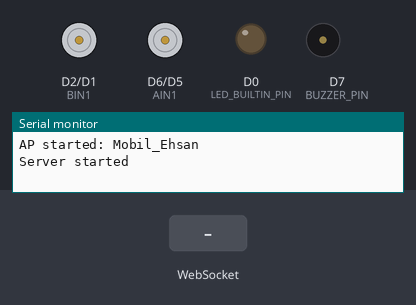
The sketch below on a simulated ESP8266 (NodeMCU). Parts: motor-driver pin pairs drawn as motors (green arrow = first pin HIGH = forward, orange = second pin HIGH = backward, longer = more drive), output pins drawn as LEDs (lit = HIGH), buzzer (waves = sounding, pin HIGH), the last lines printed to the serial monitor. The test bench sets the inputs (shaded band).

Above: at 1.2 s.
1.3 s: WebSocket text "RIGHT" received
At 2.5 s:
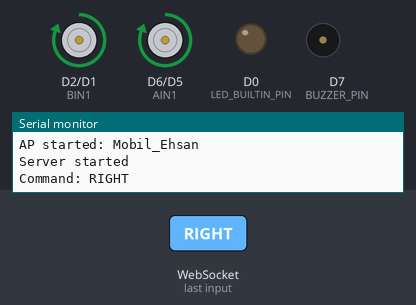
2.8 s: WebSocket text "LEFT" received
At 3.7 s:
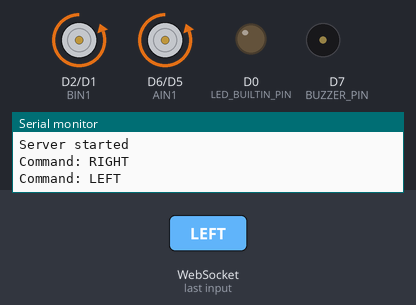
4.3 s: WebSocket text "BACK" received
At 4.9 s:
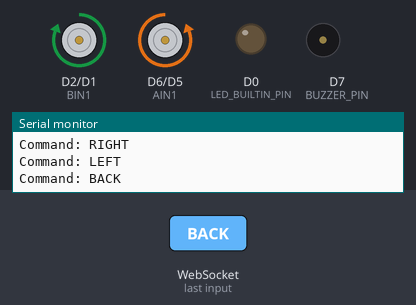
5.8 s: WebSocket text "FWD" received
At 7.0 s:
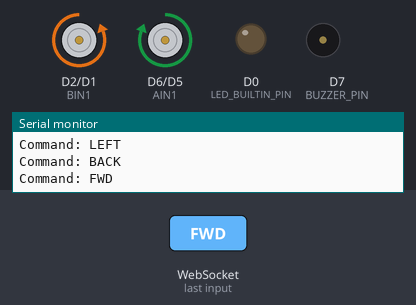
7.3 s: WebSocket text "LED_ON" received
At 8.3 s:
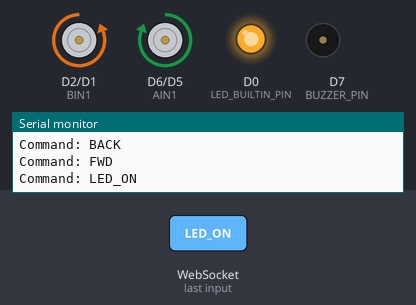
8.8 s: WebSocket text "STOP" received
At 9.5 s:
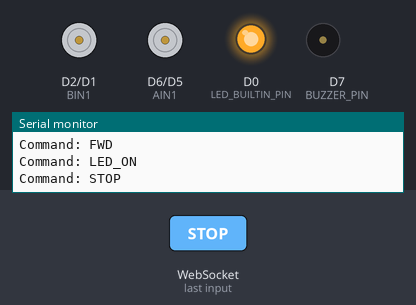
Timing chart, 0 to 11.3 s (numbered marks = the images above; inputs shaded):
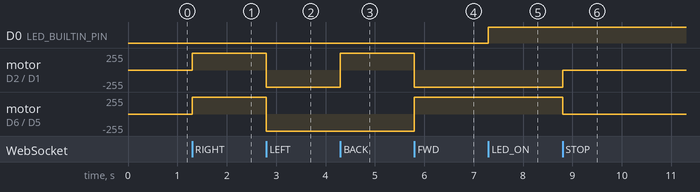

Measured:
- after the input at 1.3 s, motor on D2 (BIN1) / D1 (BIN2), motor on D6 (AIN1) / D5 (AIN2): stopped → forward 255/255 at once
- after the input at 2.8 s, motor on D2 (BIN1) / D1 (BIN2), motor on D6 (AIN1) / D5 (AIN2): forward 255/255 → backward 255/255 at once
- after the input at 4.3 s, motor on D2 (BIN1) / D1 (BIN2): backward 255/255 → forward 255/255 at once
- after the input at 5.8 s, motor on D2 (BIN1) / D1 (BIN2): forward 255/255 → backward 255/255 at once; motor on D6 (AIN1) / D5 (AIN2): backward 255/255 → forward 255/255 at once
- after the input at 7.3 s, D0 (LED_BUILTIN_PIN): LOW → HIGH at once
- after the input at 8.8 s, motor on D2 (BIN1) / D1 (BIN2): backward 255/255 → stopped at once; motor on D6 (AIN1) / D5 (AIN2): forward 255/255 → stopped at once

The sketch:

main.ino
```cpp
/* main */
#include <ESP8266WiFi.h>
#include <ESP8266WebServer.h>
#include <WebSocketsServer.h>

#include "motor_control.h"
#include "websocket_server.h"
#include "web_page.h"
#include "buzzer_control.h"

// AP credentials
const char* ssid = "Mobil_Ehsan";
const char* password = "12345678";

ESP8266WebServer server(80);
WebSocketsServer webSocket(81);

void setup() {
  Serial.begin(115200);

  // Pin setup motor & LED
  motorSetup();

  // Setup WiFi AP
  WiFi.softAP(ssid, password);
  Serial.println("AP started: " + String(ssid));

  // WebSocket
  webSocket.begin();
  initWebSocket(webSocket);

  // WebServer
  server.on("/", [](){ server.send(200, "text/html", htmlPage); });
  server.begin();
  Serial.println("Server started");
}

void loop() {
  webSocket.loop();
  server.handleClient();
  motorLoop(); // update motor setiap loop
  buzzerLoop();
}
```

buzzer_control.cpp
```cpp
#include <Arduino.h>
#include "buzzer_control.h"
#include "motor_control.h"

#define NOTE_C4  262
#define NOTE_CS4 277
#define NOTE_D4  294
#define NOTE_DS4 311
#define NOTE_E4  330
#define NOTE_F4  349
#define NOTE_FS4 370
#define NOTE_G4  392
#define NOTE_GS4 415
#define NOTE_A4  440
#define NOTE_AS4 466   // ← ini yang bikin error tadi
#define NOTE_B4  494
#define NOTE_C5  523
#define NOTE_CS5 554
#define NOTE_D5  587
#define NOTE_DS5 622
#define NOTE_E5  659
#define NOTE_F5  698
#define NOTE_FS5 740
#define NOTE_G5  784
#define NOTE_GS5 831
#define NOTE_A5  880
#define NOTE_AS5 932
#define NOTE_B5  988


// Lagu 1: Selamat Ulang Tahun (versi agak panjang)
int melody1[] = {
  NOTE_C4, NOTE_C4, NOTE_D4, NOTE_C4, NOTE_F4, NOTE_E4,
  NOTE_C4, NOTE_C4, NOTE_D4, NOTE_C4, NOTE_G4, NOTE_F4,
  NOTE_C4, NOTE_C4, NOTE_C5, NOTE_A4, NOTE_F4, NOTE_E4, NOTE_D4,
  NOTE_AS4, NOTE_AS4, NOTE_A4, NOTE_F4, NOTE_G4, NOTE_F4
};
int durasi1[] = {
  300,300,600,600,600,900,
  300,300,600,600,600,900,
  300,300,600,600,600,600,900,
  300,300,600,600,600,1200
};

// Lagu 2: Do Re Mi Fa Sol La Si Do (naik-turun)
int melody2[] = {
  NOTE_C4, NOTE_D4, NOTE_E4, NOTE_F4, NOTE_G4, NOTE_A4, NOTE_B4, NOTE_C5,
  NOTE_B4, NOTE_A4, NOTE_G4, NOTE_F4, NOTE_E4, NOTE_D4, NOTE_C4
};
int durasi2[] = {
  400,400,400,400,400,400,400,600,
  400,400,400,400,400,400,800
};

// Variabel global
int *currentMelody = nullptr;
int *currentDurasi = nullptr;
int currentLen = 0;
int currentIndex = 0;
unsigned long lastNoteTime = 0;
bool playing = false;

void buzzerPlay(int songID) {
  if (songID == 1) {
    currentMelody = melody1;
    currentDurasi = durasi1;
    currentLen = sizeof(melody1) / sizeof(int);
  } else if (songID == 2) {
    currentMelody = melody2;
    currentDurasi = durasi2;
    currentLen = sizeof(melody2) / sizeof(int);
  } else {
    currentMelody = nullptr;
    return;
  }

  currentIndex = 0;
  playing = true;
  lastNoteTime = 0;
}

void buzzerStop() {
  noTone(BUZZER_PIN);
  playing = false;
}

// Dipanggil terus di loop utama
void buzzerLoop() {
  if (!playing || currentMelody == nullptr) return;

  unsigned long now = millis();
  if (now - lastNoteTime >= (unsigned long)(currentDurasi[currentIndex] * 1.3)) {
    currentIndex++;
    if (currentIndex >= currentLen) {
      buzzerStop();
      return;
    }
    tone(BUZZER_PIN, currentMelody[currentIndex], currentDurasi[currentIndex]);
    lastNoteTime = now;
  }
}
/*void playMelody(int *melody, int *durasi, int len) {
  for (int i = 0; i < len; i++) {
    tone(BUZZER_PIN, melody[i], durasi[i]);
    delay(durasi[i] * 1.3); // jeda antar nada
  }
  noTone(BUZZER_PIN);
}

void buzzerPlay(int songID) {
  if (songID == 1) {
    int len1 = sizeof(melody1) / sizeof(int);
    playMelody(melody1, durasi1, len1);
  } else if (songID == 2) {
    int len2 = sizeof(melody2) / sizeof(int);
    playMelody(melody2, durasi2, len2);
  }
}

void buzzerStop() {
  noTone(BUZZER_PIN);
}*/
```

buzzer_control.h
```cpp
  #pragma once
  #include <Arduino.h>
  void buzzerPlay(int songID);
  void buzzerStop();
  void buzzerLoop();
```

motor_control.cpp
```cpp
/* motor_control.cpp */
#include <Arduino.h>
#include "motor_control.h"

String motorCmd = "STOP";
int motorSpeed = 512;

void motorSetup() {
  pinMode(LED_BUILTIN_PIN, OUTPUT);
  digitalWrite(LED_BUILTIN_PIN, LOW);
  pinMode(BUZZER_PIN, OUTPUT);
  digitalWrite(BUZZER_PIN, LOW);


  pinMode(AIN1, OUTPUT);
  pinMode(AIN2, OUTPUT);
  pinMode(BIN1, OUTPUT);
  pinMode(BIN2, OUTPUT);
}

void setMotorCmd(String cmd) {
  motorCmd = cmd;
}

void setMotorSpeed(int speed) {
  motorSpeed = constrain(speed, 0, PWM_MAX);
}

void motorLoop() {
  int pwmA = motorSpeed;
  int pwmB = motorSpeed;

  if (motorCmd == "RIGHT") {
    analogWrite(AIN1, pwmA); analogWrite(AIN2, 0);
    analogWrite(BIN1, pwmB); analogWrite(BIN2, 0);
  } else if (motorCmd == "LEFT") {
    analogWrite(AIN1, 0); analogWrite(AIN2, pwmA);
    analogWrite(BIN1, 0); analogWrite(BIN2, pwmB);
  } else if (motorCmd == "BACK") {
    analogWrite(AIN1, 0); analogWrite(AIN2, pwmA);
    analogWrite(BIN1, pwmB); analogWrite(BIN2, 0);
  } else if (motorCmd == "FWD") {
    analogWrite(AIN1, pwmA); analogWrite(AIN2, 0);
    analogWrite(BIN1, 0); analogWrite(BIN2, pwmB);
  } else if (motorCmd == "STOP") {
    analogWrite(AIN1, 0); analogWrite(AIN2, 0);
    analogWrite(BIN1, 0); analogWrite(BIN2, 0);
  }
}
```

motor_control.h
```cpp
/* motor_control.h */
#pragma once

#define AIN1 D6
#define AIN2 D5
#define BIN1 D2
#define BIN2 D1
#define LED_BUILTIN_PIN D0
#define BUZZER_PIN D7

#define PWM_MAX 1023

void motorSetup();
void motorLoop();
void setMotorCmd(String cmd);
void setMotorSpeed(int speed);
```

web_page.h
```cpp
/* web_page.h */
#pragma once
const char* htmlPage = R"rawliteral(
<!DOCTYPE html>
<html>
<head>
  <title>Mobilan Ehsan</title>
  <meta name="viewport" content="width=device-width, initial-scale=1.0, user-scalable=no">

  <style>
    body {
      font-family: Arial, sans-serif;
      margin: 0; padding: 0;
      background: #000; color: white;
      display: flex; justify-content: center; align-items: center;
      height: 100vh; overflow: hidden;
      flex-direction: column;
    }

    .page {
      display: none;
      width: 100%; height: 100%;
      text-align: center;
    }

    .active {
      display: flex;
      flex-direction: column;
      justify-content: center;
      align-items: center;
    }

    .footer {
      position: absolute;
      bottom: 8px;
      width: 100%;
      text-align: center;
      font-size: 0.8em;
      color: #aaa;
    }

    /* Back button */
    .backBtn {
      position: absolute;
      top: 10px; left: 10px;
      background: #444; color: white;
      border: none; border-radius: 8px;
      padding: 8px 14px; font-size: 1em;
    }

    /* Halaman Home */
    #home {
      background: url('https://picsum.photos/800/480?blur=3') no-repeat center center;
      background-size: cover; color: white;
    }

    #home h1 {
      font-size: 2em;
      margin-bottom: 20px;
      text-shadow: 0 0 5px black;
    }

    #status { margin: 10px; font-weight: bold; }

    #logo {
      width: 120px; height: auto;
      margin-bottom: 20px;
      filter: drop-shadow(0 0 4px #000);
    }

    /* Tombol umum */
    button {
      padding: 15px 25px;
      font-size: 1.2em;
      border: none; border-radius: 12px;
      background: #0d6efd; color: white;
      margin: 10px;
    }
    button:active { background: #0b5ed7; }

    /* Joystick / TrackTank */
    #joystickContainer, #tracktankContainer {
      position: relative;
      width: 80vw; max-width: 300px;
      height: 80vw; max-height: 300px;
      margin: 20px auto;
      background: #eee; border-radius: 50%;
      touch-action: none;
    }

    #stick {
      position: absolute;
      width: 25%; height: 25%;
      background: #333;
      border-radius: 50%;
      top: 37.5%; left: 37.5%;
      opacity: 0.7;
      transition: transform 0.05s;
    }

    #speedSlider {
      width: 80%;
      max-width: 300px;
    }

    #controlPanel { margin-top: 20px; }
  </style>
</head>

<body>

  <!-- ================= HOME ================= -->
  <div id="home" class="page active">
    <img id="logo" src="logo.png" alt="Muhun Project Logo">
    <h1>Mobilan Ehsan</h1>
    <p id="status">Status: <span id="connStatus">Disconnect</span></p>
    <button onclick="goPage('mode')">Mulai</button>
  </div>

  <!-- ================= MODE SELECTION ================= -->
  <div id="mode" class="page">
    <button class="backBtn" onclick="goBack()">Back</button>
    <h2>Pilih Mode</h2>
    <select id="modeSelect">
      <option value="joystick">Joystick</option>
      <option value="tracktank">TrackTank</option>
    </select>
    <button onclick="startControl()">Lanjut</button>
  </div>

  <!-- ================= JOYSTICK MODE ================= -->
  <div id="joystickPage" class="page">
    <button class="backBtn" onclick="goBack()">Back</button>
    <h2>Joystick Mode</h2>

    <!-- Kontrol LED & Lagu -->
    <div>
      <button onclick="sendCmd('LED_ON')">LED ON</button>
      <button onclick="sendCmd('LED_OFF')">LED OFF</button>
      <button onclick="sendCmd('SONG1')">Lagu 1</button>
      <button onclick="sendCmd('SONG2')">Lagu 2</button>
      <button onclick="sendCmd('STOP_SONG')">Stop Lagu</button>
    </div>

    <!-- Area Joystick -->
    <div id="joystickContainer">
      <div id="stick"></div>
    </div>

    <!-- Speed Control -->
    <label>Speed: <span id="speedVal">512</span></label><br>
    <input type="range" id="speedSlider" min="0" max="1023" value="512" oninput="updateSpeed(this.value)">
  </div>

  <!-- ================= TRACKTANK MODE ================= -->
  <div id="tracktankPage" class="page">
    <button class="backBtn" onclick="goBack()">Back</button>
    <h2>TrackTank Mode</h2>
    <div id="controlPanel">
      <button onclick="sendCmd('FWD')">Maju</button><br>
      <button onclick="sendCmd('LEFT')">Kiri</button>
      <button onclick="sendCmd('RIGHT')">Kanan</button><br>
      <button onclick="sendCmd('BACK')">Mundur</button>
      <button onclick="sendCmd('STOP')">Stop</button>
    </div>
  </div>

  <!-- ================= FOOTER ================= -->
  <div class="footer">
    by: muhunproject@gmail.com | V1.11.2025
  </div>

  <!-- ================= SCRIPT ================= -->
  <script>
    var ws;

    // --- WebSocket ---
    function startWS() {
      ws = new WebSocket("ws://" + location.hostname + ":81/");
      ws.onopen  = () => { document.getElementById('connStatus').innerText = "Connected"; };
      ws.onclose = () => {
        document.getElementById('connStatus').innerText = "Disconnect";
        setTimeout(startWS, 1000);
      };
    }
    startWS();

    // --- Kirim perintah ke server ---
    function sendCmd(cmd) {
      if (ws && ws.readyState === 1) ws.send(cmd);
    }

    // --- Atur kecepatan motor ---
    function updateSpeed(val) {
      document.getElementById('speedVal').innerText = val;
      sendCmd("SPEED:" + val);
    }

    // --- Navigasi halaman ---
    let pageHistory = [];

    function goPage(id) {
      let current = document.querySelector('.page.active');
      if (current) pageHistory.push(current.id);
      document.querySelectorAll('.page').forEach(p => p.classList.remove('active'));
      document.getElementById(id).classList.add('active');
    }

    function goBack() {
      if (pageHistory.length > 0) {
        let prev = pageHistory.pop();
        document.querySelectorAll('.page').forEach(p => p.classList.remove('active'));
        document.getElementById(prev).classList.add('active');
      }
    }

    // --- Pilih mode kontrol ---
    function startControl() {
      let mode = document.getElementById('modeSelect').value;
      if (mode == "joystick") goPage('joystickPage');
      else goPage('tracktankPage');
      sendCmd("MODE:" + mode);
    }

    // --- Joystick logic ---
    const stick = document.getElementById('stick');
    const container = document.getElementById('joystickContainer');
    let origin = { x: 0, y: 0 }, dragging = false;

    if (container) {
      container.addEventListener('touchstart', (e) => {
        dragging = true;
        const rect = container.getBoundingClientRect();
        origin.x = rect.left + rect.width / 2;
        origin.y = rect.top + rect.height / 2;
      });

      container.addEventListener('touchmove', (e) => {
        if (!dragging) return;
        const touch = e.touches[0];
        let dx = touch.clientX - origin.x;
        let dy = touch.clientY - origin.y;
        let maxDist = container.offsetWidth / 2 - stick.offsetWidth / 2;
        let dist = Math.sqrt(dx * dx + dy * dy);
        if (dist > maxDist) { dx = dx * maxDist / dist; dy = dy * maxDist / dist; }
        stick.style.transform = `translate(${dx}px,${dy}px)`;

        let cmd = "STOP";
        if (Math.abs(dx) < 20 && Math.abs(dy) < 20) cmd = "STOP";
        else if (Math.abs(dy) > Math.abs(dx)) cmd = (dy < 0) ? "FWD" : "BACK";
        else cmd = (dx < 0) ? "LEFT" : "RIGHT";

        sendCmd(cmd);
      });

      container.addEventListener('touchend', () => {
        dragging = false;
        stick.style.transform = "translate(0px,0px)";
        sendCmd("STOP");
      });
    }
  </script>
</body>
</html>
)rawliteral";
```

websocket_server.cpp
```cpp
/* websocket_server.cpp */
#include <Arduino.h>
#include "websocket_server.h"
#include "motor_control.h"
#include "buzzer_control.h"

void handleWSMessage(uint8_t num, uint8_t * payload, size_t length) {
  String cmd = String((char*)payload).substring(0, length);
  Serial.println("Command: " + cmd);

  if (cmd == "LED_ON") digitalWrite(LED_BUILTIN_PIN, HIGH);
  else if (cmd == "LED_OFF") digitalWrite(LED_BUILTIN_PIN, LOW);
  else if (cmd == "FWD" || cmd == "BACK" || cmd == "LEFT" || cmd == "RIGHT" || cmd == "STOP")
    setMotorCmd(cmd);
  else if (cmd.startsWith("SPEED:")) setMotorSpeed(cmd.substring(6).toInt());
  else if (cmd == "SONG1") buzzerPlay(1);
  else if (cmd == "SONG2") buzzerPlay(2);
  else if (cmd == "STOP_SONG") buzzerStop();
}

void onWS(uint8_t num, WStype_t type, uint8_t * payload, size_t length) {
  if(type == WStype_TEXT) handleWSMessage(num, payload, length);
}

void initWebSocket(WebSocketsServer &webSocket) {
  webSocket.onEvent(onWS);
}
```

websocket_server.h
```cpp
/* websocket_server */
#pragma once
#include <WebSocketsServer.h>

void initWebSocket(WebSocketsServer &webSocket);
```
